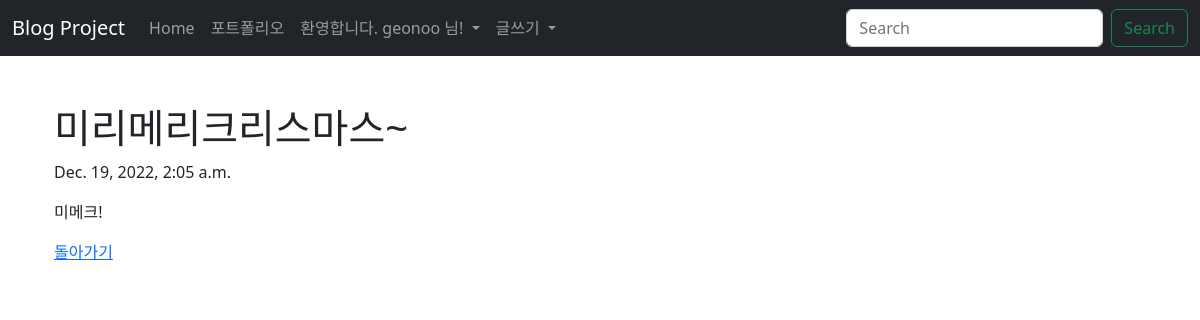
Page /blog/2/ (signed in) on the committed database.
### blog/models.py (models this page shows, shortened)
class Blog(models.Model):
    title = models.CharField(max_length=200)
    pub_date = models.DateTimeField('date published')
    body = models.TextField()

### blog/views.py (the view)
# urls.py: path('<int:blog_id>/', views.detail, name='detail'),
def detail(request, blog_id):
    blog_detail = get_object_or_404(Blog, pk=blog_id)
    return render(request, 'blog/detail.html', {'blog': blog_detail})

### blog/templates/blog/detail.html
{% extends 'base.html' %}
{% block content %}
    <br>
    <div class="container">
        <h1>{{ blog.title }}</h1>
        <p>{{ blog.pub_date }}</p>
        <p>{{ blog.body }}</p>
        <a href="{% url 'home' %}">돌아가기</a>
    </div>
{% endblock %}

### secondproject/templates/base.html (shortened to what this page needs)
<!DOCTYPE html>
<html lang="en">
<head>
    <link href="https://cdn.jsdelivr.net/npm/bootstrap@5.2.3/dist/css/bootstrap.min.css" rel="stylesheet">
</head>
<body>
    <nav class="navbar navbar-expand-lg navbar-dark bg-dark">
        <div class="container-fluid">
            <a class="navbar-brand" href="{% url 'home' %}">Blog Project</a>
            <div class="collapse navbar-collapse" id="navbarSupportedContent">
                <ul class="navbar-nav me-auto mb-2 mb-lg-0">
                    <li class="nav-item">
                        <a class="nav-link" aria-current="page" href="{% url 'home' %}">Home</a>
                    </li>
                    <li class="nav-item">
                        <a class="nav-link" href="{% url 'portfolio' %}">포트폴리오</a>
                    </li>
                    {% if user.is_authenticated %}
                    <li class="nav-item dropdown">
                    <a class="nav-link dropdown-toggle" href="#" role="button" data-bs-toggle="dropdown" aria-expanded="false"> 환영합니다. {{ user.username }} 님! </a>
                    </li>
                    <li class="nav-item dropdown">
                        <a class="nav-link dropdown-toggle" href="#" role="button" data-bs-toggle="dropdown" aria-expanded="false">
                        글쓰기
                        </a>
                    </li>
                    {% endif %}
                </ul>
                <form class="d-flex" role="search">
                    <input class="form-control me-2" type="search" placeholder="Search" aria-label="Search">
                    <button class="btn btn-outline-success" type="submit">Search</button>
                </form>
            </div>
        </div>
    </nav>
    <br>
    <div class="container">
        {% block content %}
        {% endblock %}
    </div>
</body>
</html>

### rows in the picture
Blog: title "미리메리크리스마스~", pub_date "Dec. 19, 2022, 2:05 a.m.", body "미메크!"

### other values in the picture
{{ user.username }} "geonoo"
